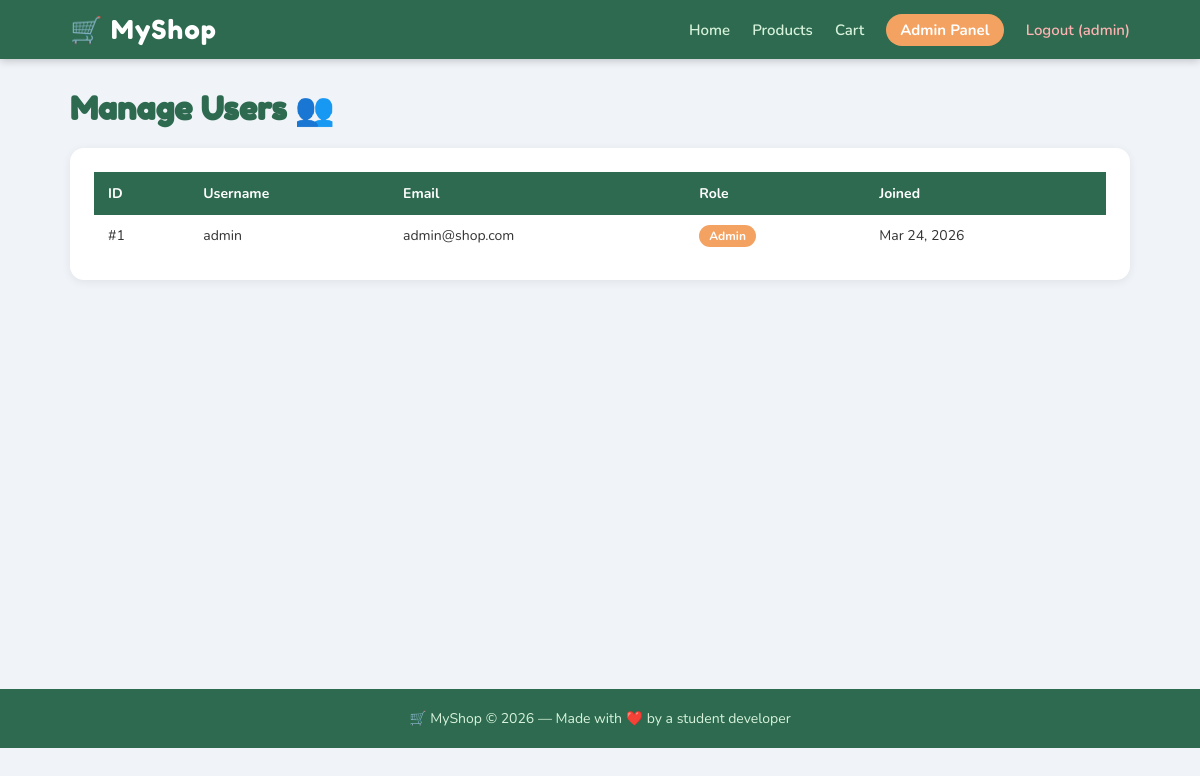
/admin/manage_users.php (signed in), run on the app's committed database.
### tables this page shows
CREATE TABLE IF NOT EXISTS users (
    id INT AUTO_INCREMENT PRIMARY KEY,
    username VARCHAR(50) NOT NULL UNIQUE,
    email VARCHAR(100) NOT NULL UNIQUE,
    password VARCHAR(255) NOT NULL,
    role ENUM('admin', 'user') DEFAULT 'user',
    created_at TIMESTAMP DEFAULT CURRENT_TIMESTAMP
);

### admin/manage_users.php (the view, shortened to what this page needs)
<?php
require_once __DIR__ . '/../includes/header.php';
$users = mysqli_query($conn, "SELECT * FROM users ORDER BY created_at DESC");
?>
<h2 class="page-title">Manage Users 👥</h2>
<div class="table-box">
    <table>
        <thead><tr><th>ID</th><th>Username</th><th>Email</th><th>Role</th><th>Joined</th></tr></thead>
        <tbody>
        <?php if (mysqli_num_rows($users) > 0): ?>
            <?php while ($u = mysqli_fetch_assoc($users)): ?>
            <tr>
                <td>#<?= $u['id'] ?></td>
                <td><?= htmlspecialchars($u['username']) ?></td>
                <td><?= htmlspecialchars($u['email']) ?></td>
                <td><span style="background:<?= $u['role']==='admin'?'#f4a261':'#d8f3dc' ?>;color:<?= $u['role']==='admin'?'#fff':'#1b4332' ?>;padding:3px 10px;border-radius:20px;font-size:12px;font-weight:700;"><?= ucfirst($u['role']) ?></span></td>
                <td><?= date('M j, Y', strtotime($u['created_at'])) ?></td>
            </tr>
            <?php endwhile; ?>
        <?php else: ?>
            <tr><td colspan="5" style="text-align:center;color:#aaa;">No users found.</td></tr>
        <?php endif; ?>
        </tbody>
    </table>
</div>
<?php require_once __DIR__ . '/../includes/footer.php'; ?>

### assets/css/style.css (style rules this page uses)
* { margin: 0; padding: 0; box-sizing: border-box; }
body { font-family: 'Nunito', sans-serif; background-color: #f0f4f8; color: #333; }
.page-title { font-family: 'Fredoka One', cursive; font-size: 32px; color: #2d6a4f; margin-bottom: 20px; }
.table-box { background: #fff; border-radius: 14px; padding: 24px; box-shadow: 0 2px 10px rgba(0,0,0,0.07); overflow-x: auto; }
table { width: 100%; border-collapse: collapse; }
table th { background: #2d6a4f; color: #fff; padding: 12px 14px; text-align: left; font-size: 14px; }
table td { padding: 11px 14px; border-bottom: 1px solid #f1f3f5; font-size: 14px; vertical-align: middle; }
table tr:last-child td { border-bottom: none; }

### data on the page
users: id "1", username "admin", email "admin@shop.com", role "Admin", created_at "Mar 24, 2026"

### other printed values
$_SESSION['username'] "admin"
